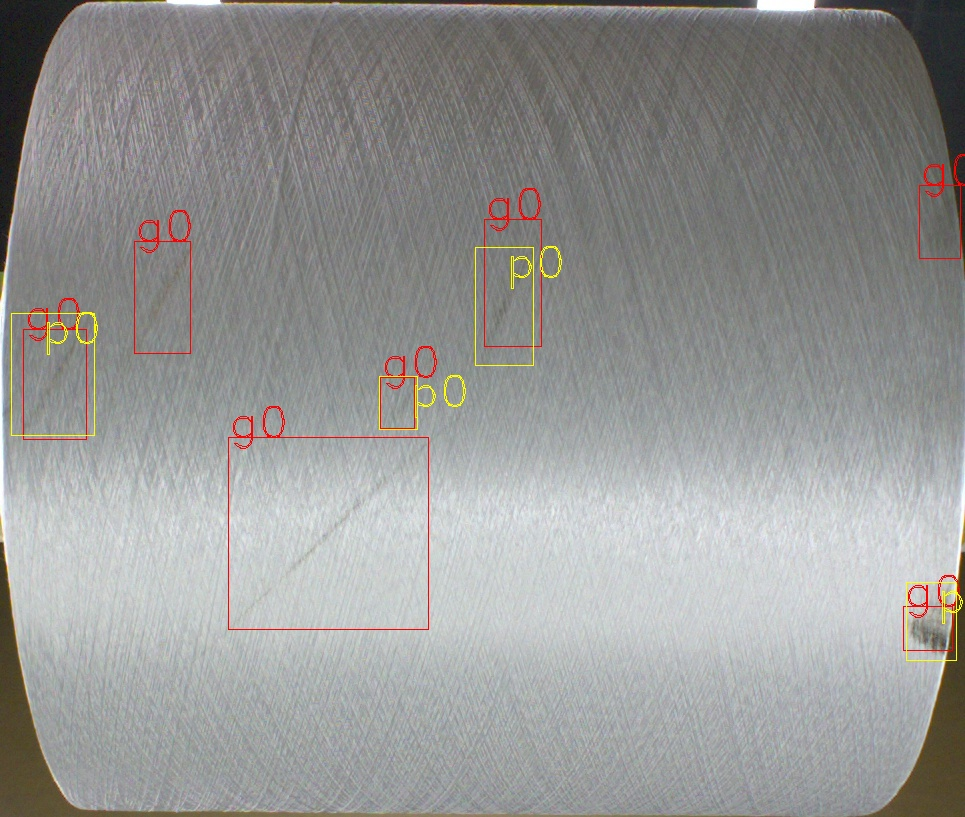
#> input picture yolov5/inference/defect_1_16_DTY_X818-M050_20210623021457_original_YW@1624414497759_0_0.jpg, 965 x 817 px
$ python -i function.py   (imports and definitions only)
#> lines starting #> are read from the running program, lines starting #| are printed output that depends on the picture; after the words box and inside, x2 and y2 are one past the last pixel; in counts of white or black regions, pixels touching at a corner belong together
import cv2
import numpy as np
from functools import reduce
import random
import math
BoxInternalType = [[str, str, str, str, str]]  # cls, x, y, w, h
MAX_VALUES_BY_DTYPE = {
                    np.dtype("uint8"): 255,
                    np.dtype("uint16"): 65535,
                    np.dtype("uint32"): 4294967295,
                    np.dtype("float32"): 1.0}


def pipeline(input, funcs):
    return reduce(lambda x, y: y(x), funcs, input)


def is_grayscale_image(image: np.ndarray) -> bool:
    return (len(image.shape) == 2) or (len(image.shape) == 3 and image.shape[-1] == 1)


def is_rgb_image(image: np.ndarray) -> bool:
    return len(image.shape) == 3 and image.shape[-1] == 3


# [70 lines left out: functions shift_rgb_non_uint8, shift_image_uint8, shift_rgb_uint8, brightness_contrast_adjust_non_uint, brightness_contrast_adjust_uint, brightness_contrast_adjust and 1 more, not called in this run]


def to_gray(img):
    gray = cv2.cvtColor(img, cv2.COLOR_RGB2GRAY)
    return cv2.cvtColor(gray, cv2.COLOR_GRAY2RGB)


# [20 lines left out: functions clahe, gamma_transform, not called in this run]


def dilate(img, ksize):
    kernel = np.ones(ksize, np.uint8)
    return cv2.dilate(img, kernel)


def erode(img, ksize):
    kernel = np.ones(ksize, np.uint8)
    return cv2.erode(img, kernel)


def blur(img, ksize):

    return cv2.blur(img, tuple(ksize))


def median_blur(img, ksize):
    return cv2.medianBlur(img, ksize)


# [11 lines left out: function motion_blur, not called in this run]


def gaussian_blur(img, ksize, sigmaX, sigmaY):
    return cv2.GaussianBlur(img, tuple(ksize), sigmaX=sigmaX, sigmaY=sigmaY)


# [17 lines left out: functions sharpen, gauss_noise, not called in this run]


def iso_noise(img, color_shift, intensity):
#> called with color_shift = (0.0438,), intensity = (0.0403,)
    one_over_255 = float(1.0 / 255.0)
    img = np.multiply(img, one_over_255, dtype=np.float32)
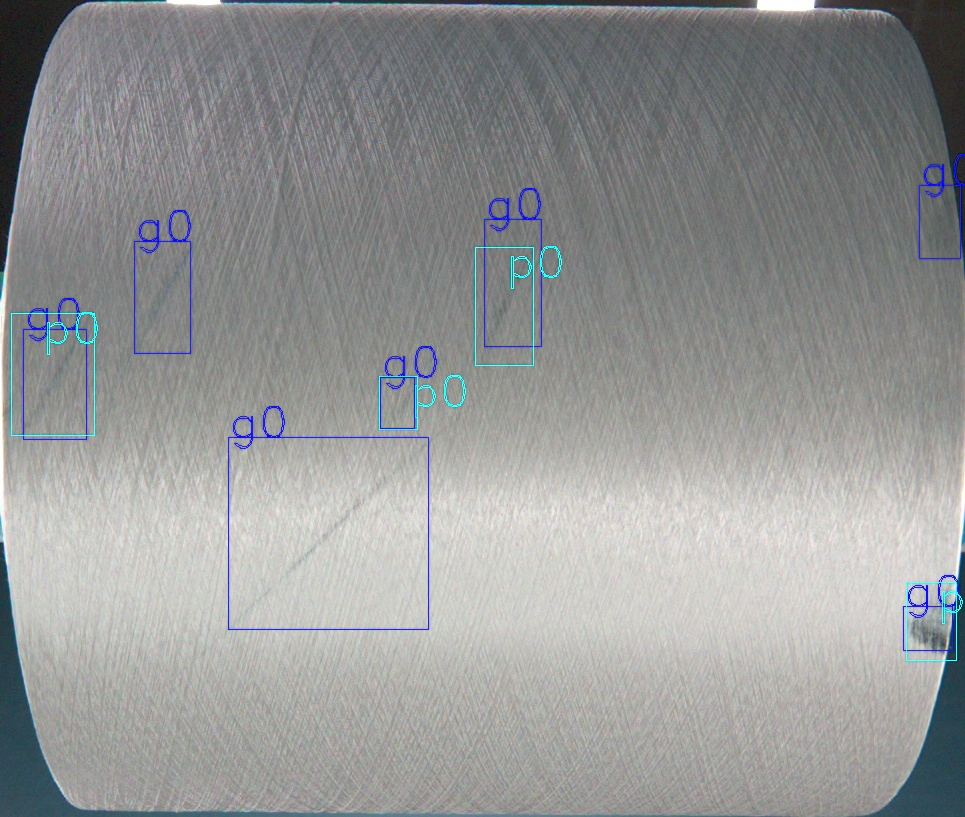
#> img: shape (817, 965, 3) float32; mean of channels 0, 1, 2 0.588, 0.588, 0.582; drawn as B, G, R
    hls = cv2.cvtColor(img, cv2.COLOR_RGB2HLS)
#> hls: shape (817, 965, 3) float32; mean of channels 0, 1, 2 157, 0.6, 0.1
    _, stddev = cv2.meanStdDev(hls)
#> stddev = [89.39, 0.158, 0.106]
    luminance_noise = np.random.poisson(stddev[1] * intensity * 255, size=hls.shape[:2])
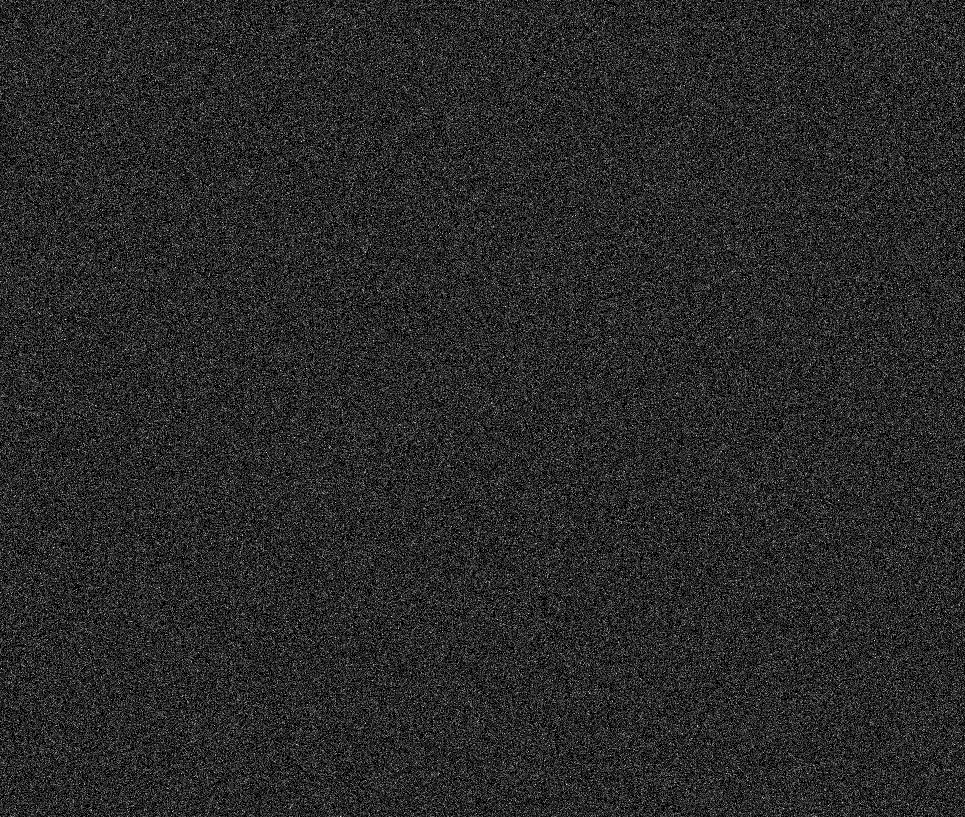
#> luminance_noise: shape (817, 965) int64; min 0, max 10, mean 1.63; drawn with min black and max white
    color_noise = np.random.normal(0, color_shift[0] * 360 * intensity[0], size=hls.shape[:2])
    hue = hls[..., 0]
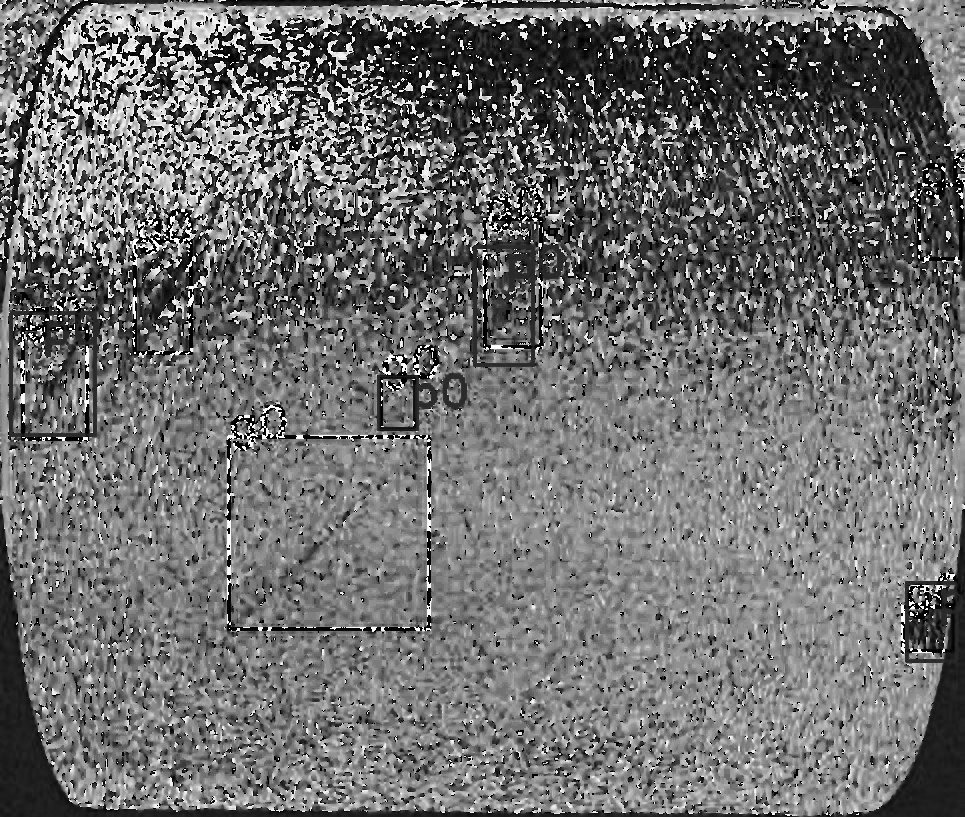
#> hue: shape (817, 965) float32; min 0, max 359.7, mean 156.9; drawn with min black and max white
    hue += color_noise
    hue[hue < 0] += 360
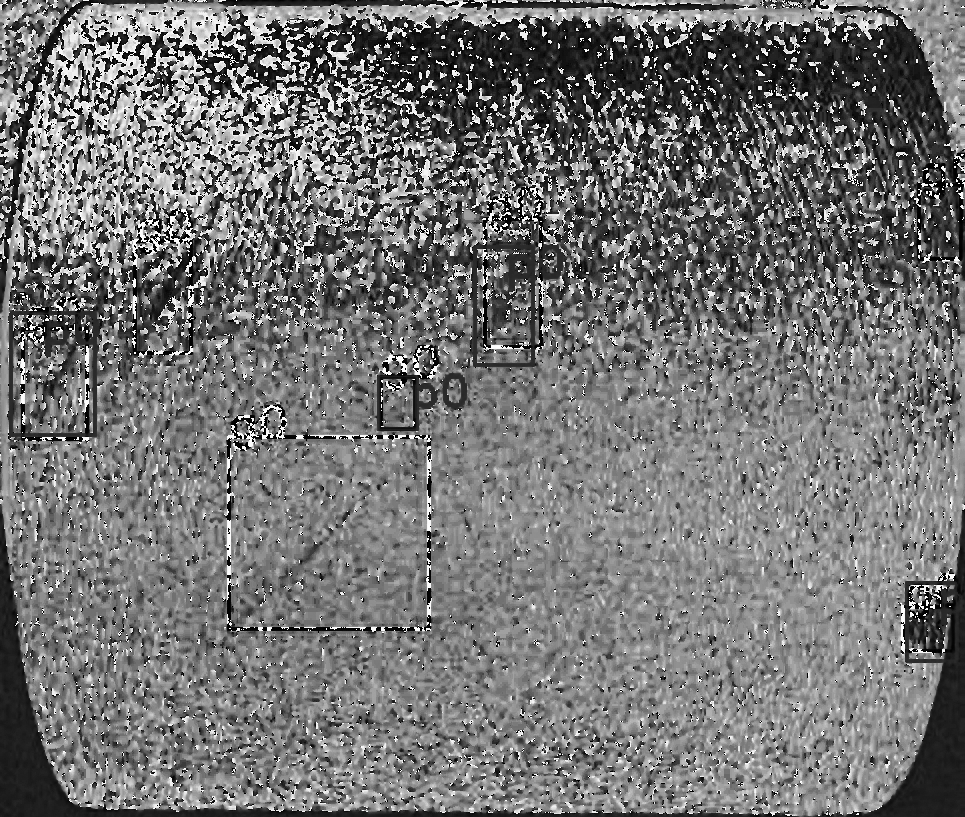
#> hue: shape (817, 965) float32; min 4.95e-05, max 361.2, mean 164.2; drawn with min black and max white
    hue[hue > 360] -= 360
#> hue: shape (817, 965) float32; 0.02% of pixels changed, all inside (x1, y1, x2, y2) = (22, 161, 962, 652)
    luminance = hls[..., 1]
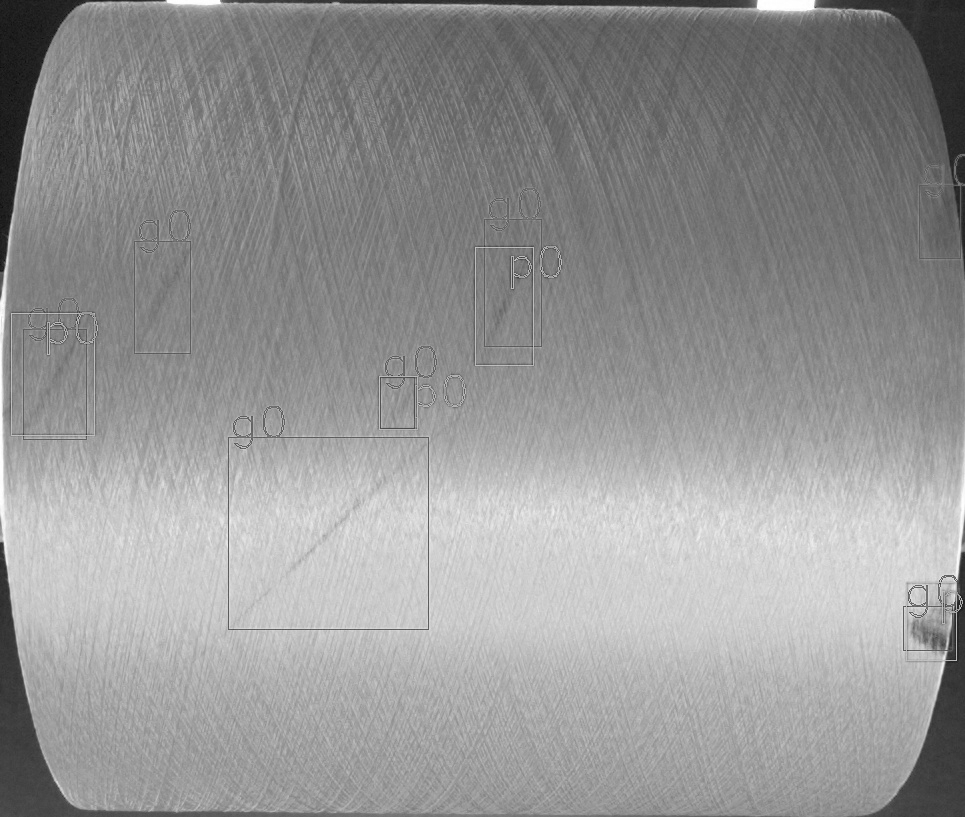
#> luminance: shape (817, 965) float32; min 0.0412, max 1, mean 0.586
    luminance += (luminance_noise / 255) * (1.0 - luminance)
    img = cv2.cvtColor(hls, cv2.COLOR_HLS2RGB) * 255
#> hls: shape (817, 965, 3) float32; mean of channels 0, 1, 2 164.3, 0.6, 0.1
    return img.astype(np.uint8)


# [214 lines left out: functions multiply, bbox_flip, random_affine, resize, bbox_resize, not called in this run]


class RGBShift():
    '''
    色度偏移：
        r_shift_limit: (min,max)
    '''

    # [12 lines left out: functions __init__, apply, not called in this run]


class RandomBrightnessContrast():
    '''
    随机调整亮度,对比度：
    '''

    # [10 lines left out: functions __init__, apply, not called in this run]


class ChannelShuffle():
    '''
    随机通道洗牌：
    '''

    def apply(self, img):
        return channel_shuffle(img)


class ToGray():
    '''
    转化灰度图
    '''

    # [7 lines left out: function apply, not called in this run]


class CLAHE():
    '''
    自适应直方图均衡化：
        clip_limit决定均衡的阈值min=1，tile_grid_size决定均衡的图像patch大小
    '''

    def __init__(self, clip_limit=[1, 4], tile_grid_size=[8, 8]):
        self.clip_limit = random.uniform(clip_limit[0], clip_limit[1])
        self.tile_grid_size = tile_grid_size

    # [5 lines left out: function apply, not called in this run]


class RandomGamma():
    '''
    随机gmma变换：
        gamma_limit: (min,max)
    '''

    def __init__(self, gamma_limit: list = []):
        self.gamma = random.uniform(gamma_limit[0], gamma_limit[1])

    def apply(self, img):
        return gamma_transform(img, self.gamma)


class Dilation():
    '''
    膨胀：
    '''

    def __init__(self, ksize: list = []):
        self.ksize = ksize

    def apply(self, img):
        return dilate(img, self.ksize)


class Erosion():
    '''
    腐蚀：
    '''

    def __init__(self, ksize: list = []):
        self.ksize = ksize

    def apply(self, img):
        return erode(img, self.ksize)


##############################################Kernel Filters#######################################################

class Blur():
    '''
    模糊变化：
        ksize 滤波核大小
    '''

    def __init__(self, ksize: list = []):
        self.ksize = ksize

    def apply(self, img):
        return blur(img, self.ksize)


class MedianBlur():
    '''
    中值模糊：需要注意，核大小必须是比1大的奇数
        ksize 滤波核大小
    '''

    def __init__(self, ksize: int = 3):
        self.ksize = ksize

    def apply(self, img):
        return median_blur(img, self.ksize)


class MotionBlur():
    '''
    动态模糊：
        ksize 滤波核大小
    '''

    def __init__(self, ksize: list = []):
        self.ksize = ksize

    def apply(self, img):
        return motion_blur(img, self.ksize)


class GaussianBlur():
    '''
    高斯模糊：
        ksize 滤波核大小,
        当不给sigma参数是，会按公式自动计算sigma = 0.3*((ksize-1)*0.5-1)+0.8
    '''

    def __init__(self, ksize: list = [], sigmaX: float = 0.0, sigmaY: float = 0.0):
        self.ksize = ksize
        self.sigmaX, self.sigmaY = sigmaX, sigmaY

    def apply(self, img):
        return gaussian_blur(img, self.ksize, sigmaX=self.sigmaX, sigmaY=self.sigmaY)


class Sharpen():
    '''
    锐化：
        alpha=(min, max), lightness=(min, max)
    '''

    def __init__(self, alpha: float = 1.0, lightness: float = 1.0):
        self.alpha = random.uniform(0, alpha)
        self.lightness = random.uniform(lightness, 1)

    def apply(self, img):
        return sharpen(img, self.alpha, self.lightness)


##############################################Noise#######################################################

class GaussNoise():
    '''
    高斯噪声：
    '''

    # [4 lines left out: function __init__, not called in this run]

    def apply(self, img):
        return gauss_noise(img, self.mean, self.sigma, self.per_channel)


class ISONoise():
    '''
    传感器噪声：
    '''

    def __init__(self, color_shift=[0.01, 0.05], intensity=[0.01, 0.05]):
        self.color_shift = random.uniform(color_shift[0], color_shift[1]),
        self.intensity = random.uniform(intensity[0], intensity[1]),

    def apply(self, img):
        return iso_noise(img, self.color_shift, self.intensity)


class MultiplicativeNoise():
    '''
    多层偏移噪声：
    '''

    # [4 lines left out: function __init__, not called in this run]

    def apply(self, img):
        return multiply(img, self.multiplier, self.per_channel, self.elementwise)


class Flip():
    '''
    翻转变化：
        1: 水平翻转
        0: 垂直翻转
        -1:	水平垂直翻转
    '''

    def __init__(self, flip_code: int = 1):
        self.flip_code = flip_code

    def apply(self, img):
        return cv2.flip(img, self.flip_code)

    def apply_to_bbox(self, input):
        img, bbox = input[0], input[1]
        return (cv2.flip(img, self.flip_code), bbox_flip(img, bbox, self.flip_code))

    def apply_to_mask(self, input):
        img, mask = input[0], input[1]
        return (cv2.flip(img, self.flip_code), cv2.flip(mask, self.flip_code))


class Affine():
    """
        使用OpenCV对图片进行一列仿射变换：
            随机旋转
            缩放
            平移
            错切
        Args:
            img: 四合一图片 -> img4
            labels：四合一图片的标签 -> labels4
            degrees: 超参数文件中定义的角度（旋转角度） -> 0.0
            translate: 超参数文件中定义的变换方式（平移） -> 0.0
            scale: 超参数文件中定义的scale（缩放） -> 0.0
            shear: 超参数文件中定义的修建（错切） -> 0.0
            border: 这里传入的是（填充大小） -s//2
        """

    # [6 lines left out: function __init__, not called in this run]

    def apply(self, img):
        return random_affine(img, degrees=self.degrees, translate=self.translate, scale=self.scale, shear=self.shear,
                               border=self.border)[0]

    # [11 lines left out: functions apply_to_bbox, apply_to_mask, not called in this run]


class Resize():
    # [4 lines left out: function __init__, not called in this run]

    def apply(self, img):
        return resize(img, height=self.height, width=self.width, interpolation=self.interpolation)

    # [9 lines left out: functions apply_to_bbox, apply_to_mask, not called in this run]

>>> import cv2
>>> picture = cv2.cvtColor(cv2.imread('inference/defect_1_16_DTY_X818-M050_20210623021457_original_YW@1624414497759_0_0.jpg'), cv2.COLOR_BGR2RGB)
>>> result = ISONoise().apply(picture)
